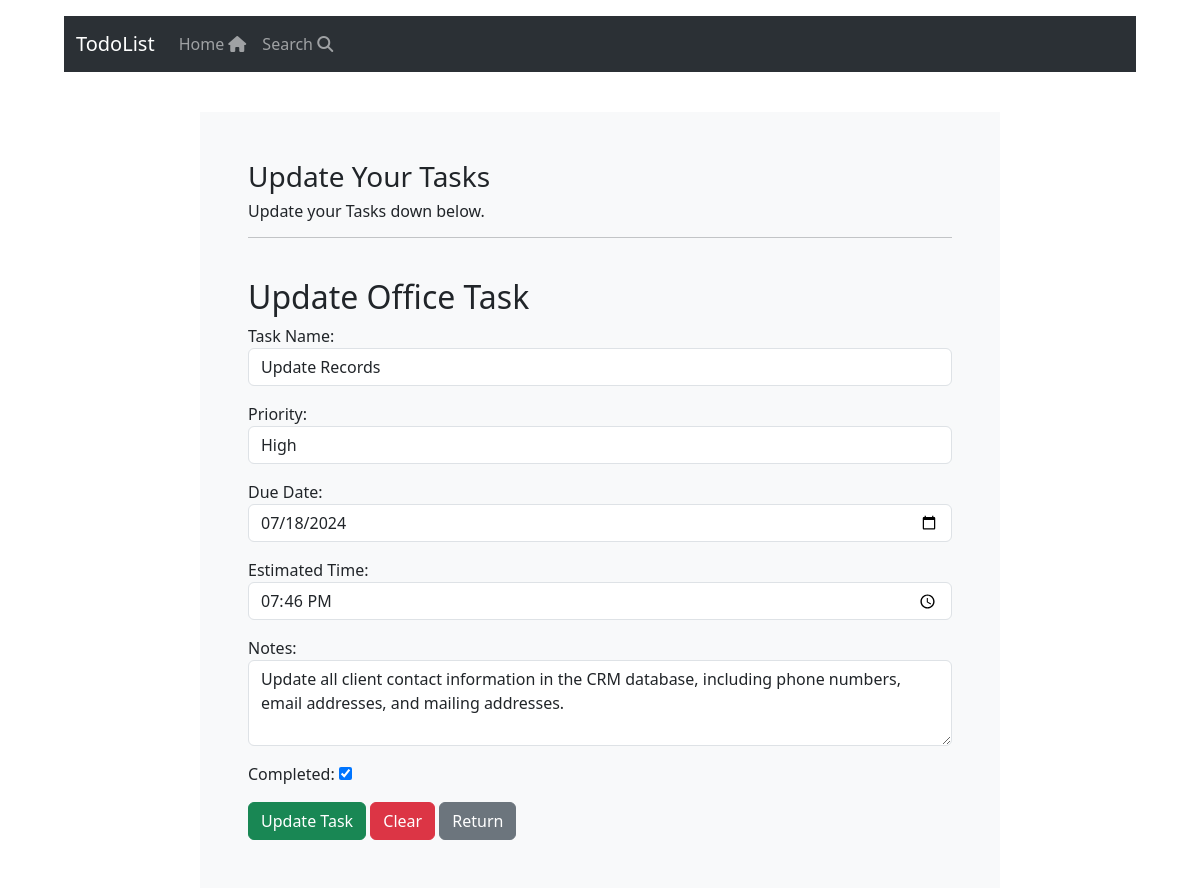
/update-task/1/office, run on the app's committed database.
### tasks/models.py (models this page shows, shortened)
class OfficeTask(models.Model):
    taskname = models.CharField(max_length=200)
    priority= models.CharField(max_length=10)
    duedate= models.DateField()
    estimatedtime= models.TimeField()
    notes= models.CharField(max_length=800)
    completed= models.BooleanField(default=False)
    created= models.DateTimeField(auto_now_add=True)

### tasks/views.py (the view)
# urls.py: path('update-task/<int:pk>/<str:task_type>', views.update_task, name='update-task'),
def update_task(request, pk, task_type):
    if task_type == 'office':
        task = OfficeTask.objects.get(id=pk)
        form_class = OfficeTaskForm
    elif task_type == 'household':
        task = HouseholdTask.objects.get(id=pk)
        form_class = HouseholdTaskForm
    elif task_type == 'sideskills':
        task = SideskillsTask.objects.get(id=pk)
        form_class = SideskillsTaskForm
    elif task_type == 'workout':
        task = WorkoutTask.objects.get(id=pk)
        form_class = WorkoutTaskForm
    form = form_class(instance=task) #creates a form instance pre-filled with the existing task instance
    if request.method == "POST": #form has been submitted
        form = form_class(request.POST, instance=task) #creates a form instance, pre-filled with the POST data and the existing task instance
        if form.is_valid():
            form.save()
            messages.success(request, "Task updated successfully!")
            return redirect("index")
    context={'form': form, 'task': task, 'task_type': task_type}
    return render(request, 'update-task.html', context=context)

### tasks/forms.py
class OfficeTaskForm(forms.ModelForm):
    class Meta:
        model = OfficeTask
        fields = ['taskname', 'priority', 'duedate', 'estimatedtime', 'notes', 'completed']

### tasks/templates/update-task.html (shortened to what this page needs)
{% extends 'base.html' %}
{% block content %}
<body>
  <div class="container bg-light shadow-md p-5 from-layout">
    <h3> Update Your Tasks </h3>
    <h6> Update your Tasks down below. </h6>
    <hr>
    <br>
    {% if task_type == 'office' %}
      <h2> Update Office Task </h2>
      <form method="post">
        <div class="form-group mb-3">
          <label for="taskname">Task Name:</label>
          <input type="text" class="form-control" id="taskname" name="taskname" value="{{ task.taskname }}" required>
        </div>
        <div class="form-group mb-3">
          <label for="priority">Priority:</label>
          <select class="form-control" id="priority" name="priority" required>
            <option value="high" {% if task.priority == 'high' %}selected{% endif %}>High</option>
          </select>
        </div>
        <div class="form-group mb-3">
            <label for="duedate">Due Date:</label>
            <input type="date" class="form-control" id="duedate" name="duedate" value="{{ task.duedate|date:'Y-m-d' }}" required>
          </div>
          <div class="form-group mb-3">
            <label for="estimatedtime">Estimated Time:</label>
            <input type="time" class="form-control" id="estimatedtime" name="estimatedtime" value="{{ task.estimatedtime|time:'H:i' }}" required>
          </div>
          <div class="form-group mb-3">
            <label for="notes">Notes:</label>
            <textarea class="form-control" id="notes" name="notes" rows="3" required>{{ task.notes }}</textarea>
          </div>
          <div class="form-group mb-3">
            <label for="completed">Completed:</label>
            <input type="checkbox" id="completed" name="completed" {% if task.completed %}checked{% endif %}>
          </div>
          <button type="submit" class="btn btn-success">Update Task</button>
          <button type="reset" class="btn btn-danger">Clear</button>
          <a href="{% url 'index' %}" class="btn btn-secondary">Return</a>
      </form>
        {% endif %}
    </div>
  </body>
  {% endblock %}

### static/css/style.css (style rules this page uses)
.from-layout { max-width: 800px; margin: 0 auto; }

### data on the page
OfficeTask: taskname "Update Records", priority "High", duedate "07/18/2024", estimatedtime "19:46", notes "Update all client contact information in the CRM database, including phone numbers, email addresses, and mailing addresses.", completed "☑"
